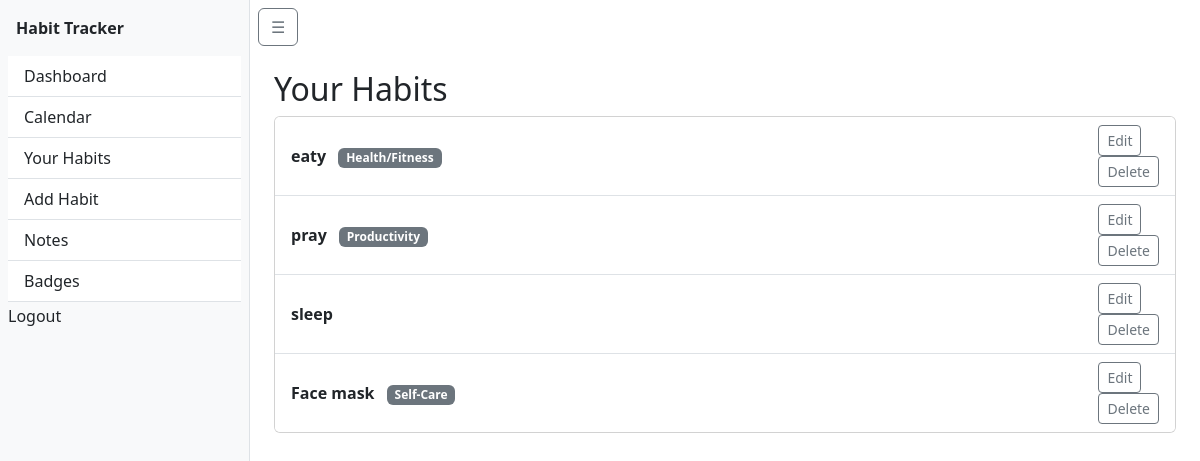
/habits/your-habits/ (signed in), run on an earlier commit of the app's database.
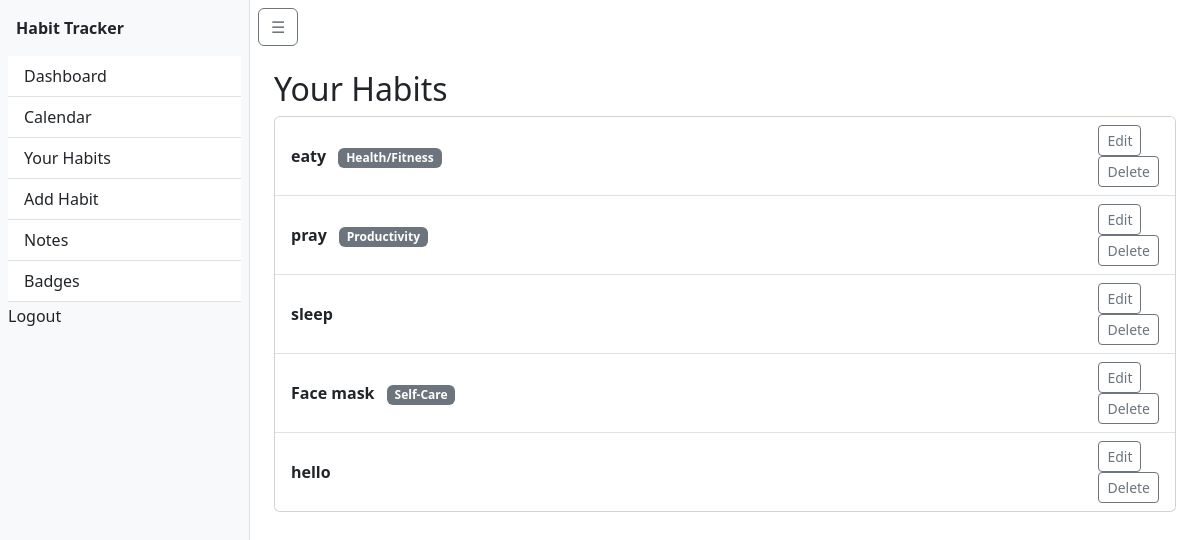
And on a later commit of the database.
### habits/models.py (models this page shows, shortened)
class Habit(models.Model):
    CATEGORY_CHOICES = [
        ('health', 'Health/Fitness'),
        ('productivity', 'Productivity'),
        ('selfcare', 'Self-Care'),
        ('learning', 'Learning'),
        ('work', 'Work'),
        ('fun', 'Hobbies/Fun'),
    ]
    FREQUENCY_CHOICES = [
        ('daily', 'Daily'),
        ('weekly', 'Weekly'),
        ('custom', 'Custom'),
    ]
    user = models.ForeignKey(User, on_delete=models.CASCADE)
    name = models.CharField(max_length=100)  # e.g. "Drink water"
    description = models.TextField(blank=True)
    target = models.PositiveIntegerField(default=1)  # e.g. "8 glasses/day"
    frequency = models.CharField(max_length=20, choices=FREQUENCY_CHOICES, default='daily')
    category = models.CharField(max_length=50, choices=CATEGORY_CHOICES, blank=True)
    creation_date = models.DateTimeField(auto_now_add=True)
    is_template = models.BooleanField(default=False)  # For admin-curated templates
    created_by_admin = models.ForeignKey(
        User,
        on_delete=models.SET_NULL,
        null=True,
        blank=True,
        related_name='admin_habits'
    )

### habits/views.py (the view)
# urls.py: path('your-habits/', views.habit_list, name='habit_list'),
@login_required
def habit_list(request):
    habits = Habit.objects.filter(user=request.user)
    return render(request, 'habits/habit_list.html', {'habits': habits})

### habits/templates/habits/habit_list.html (shortened to what this page needs)
{% extends 'habits/base.html' %}
{% block content %}
<div class="container mt-4">
  <h2>Your Habits</h2>
  <div class="card">
    <ul class="list-group list-group-flush">
      {% for habit in habits %}
        <li class="list-group-item d-flex justify-content-between align-items-center">
          <div>
            <strong>{{ habit.name }}</strong>
            {% if habit.get_category_display %}
              <span class="badge bg-secondary ms-2">{{ habit.get_category_display }}</span>
            {% endif %}
          </div>
          <div>
            <a href="{% url 'habits:habit_edit' habit.pk %}" class="btn btn-outline-secondary btn-sm">Edit</a>
          <form action="{% url 'habits:habit_delete' habit.pk %}" method="post" onsubmit="return confirm('Are you sure you want to delete this habit?');">
          <button type="submit" class="btn btn-outline-secondary btn-sm">Delete</button>
        </form>
          </div>
        </li>
      {% empty %}
        <li class="list-group-item">You haven't added any habits yet.</li>
      {% endfor %}
    </ul>
  </div>
</div>
{% endblock %}

What changed in the data, as far as the page shows it:
added Habit: name "hello"
